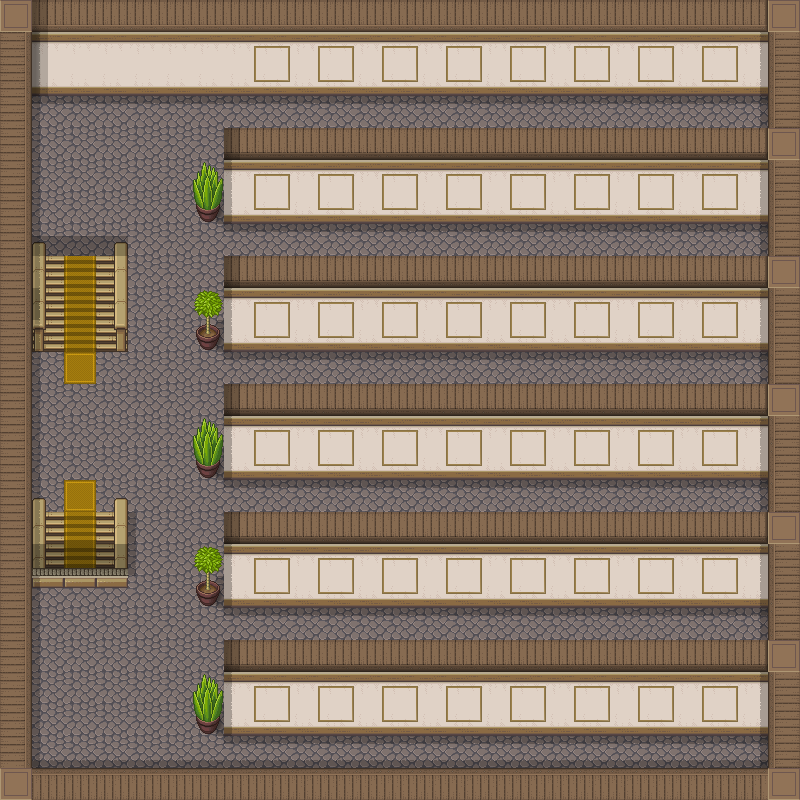

Tiled map render using the project's own tile images. Description and the map definition, with tile-layer contents summarised, below:
An orthogonal 25x25 tile map with 32x32 px tiles, 5 tile layers (Tile Layer 1, Tile Layer 2, Tile Layer 3, Tile Layer 4, ...), 5 tilesets and 66 objects (start, collision-0002, collision-0004, collision-0005, collision-0003, ...).

<map version="1.10" tiledversion="1.10.2" orientation="orthogonal" renderorder="right-down" width="25" height="25" tilewidth="32" tileheight="32" infinite="0" nextlayerid="8" nextobjectid="172">
 <tileset firstgid="1" source="[Base]BaseChip_pipo.tsx" />
 <tileset firstgid="1065" source="../../spritesheets/slates.tsx" />
 <tileset firstgid="2353" source="../../spritesheets/Overworld.tsx" />
 <tileset firstgid="3793" source="../../spritesheets/gallery.tsx" />
 <tileset firstgid="4049" source="power.tsx" />
 <layer id="1" name="Tile Layer 1" width="25" height="25">
  <properties>
   <property name="z" type="int" value="0" />
  </properties>
  <data>[625 cells, 625 non-empty, 16 distinct tile ids]</data>
 </layer>
 <layer id="2" name="Tile Layer 2" width="25" height="25">
  <data>[625 cells, 250 non-empty, 5 distinct tile ids]</data>
 </layer>
 <layer id="3" name="Tile Layer 3" width="25" height="25">
  <data>[625 cells, 36 non-empty, 7 distinct tile ids]</data>
 </layer>
 <objectgroup id="5" name="Object Layer 1">
  <object id="1" name="Start Position" type="start" x="80.466" y="502.382">
   <point />
  </object>
  <object id="20" name="collision-0002" x="25.75" y="768.125" width="742.546" height="6.84469">
   <properties>
    <property name="collision" type="bool" value="true" />
   </properties>
  </object>
  <object id="21" name="collision-0004" x="31.8333" y="87.3333" width="736.606" height="5.8182">
   <properties>
    <property name="collision" type="bool" value="true" />
   </properties>
  </object>
  <object id="22" name="collision-0005" x="25.25" y="87.3258" width="6.45455" height="681.674">
   <properties>
    <property name="collision" type="bool" value="true" />
   </properties>
  </object>
  <object id="23" name="collision-0003" x="768.458" y="87.2273" width="6.85227" height="687.848">
   <properties>
    <property name="collision" type="bool" value="true" />
   </properties>
  </object>
  <object id="110" name="collision-0032" x="224.121" y="672.032" width="543.819" height="62.8447">
   <properties>
    <property name="collision" type="bool" value="true" />
   </properties>
  </object>
  <object id="111" name="collision-0033" x="224.424" y="544.244" width="543.819" height="61.8447">
   <properties>
    <property name="collision" type="bool" value="true" />
   </properties>
  </object>
  <object id="112" name="collision-0034" x="224.424" y="416.244" width="543.819" height="61.8447">
   <properties>
    <property name="collision" type="bool" value="true" />
   </properties>
  </object>
  <object id="113" name="collision-0035" x="224.757" y="287.911" width="543.819" height="62.8447">
   <properties>
    <property name="collision" type="bool" value="true" />
   </properties>
  </object>
  <object id="114" name="collision-0036" x="224.09" y="159.911" width="543.819" height="62.3447">
   <properties>
    <property name="collision" type="bool" value="true" />
   </properties>
  </object>
  <object id="116" name="teleport1" x="45.6364" y="540.909" width="69.2727" height="27.8182">
   <properties>
    <property name="destination" value="gallery" />
    <property name="x" type="int" value="70" />
    <property name="y" type="int" value="615" />
   </properties>
  </object>
  <object id="117" name="collision-0040" x="33.1061" y="498.163" width="12.1212" height="70.3407">
   <properties>
    <property name="collision" type="bool" value="true" />
   </properties>
  </object>
  <object id="118" name="collision-0041" x="114.606" y="498.83" width="12.1212" height="70.3407">
   <properties>
    <property name="collision" type="bool" value="true" />
   </properties>
  </object>
  <object id="119" name="collision-0042" x="31.9394" y="568.496" width="95.7879" height="19.0074">
   <properties>
    <property name="collision" type="bool" value="true" />
   </properties>
  </object>
  <object id="120" name="collision-0044" x="33.1894" y="242.496" width="12.1212" height="109.007">
   <properties>
    <property name="collision" type="bool" value="true" />
   </properties>
  </object>
  <object id="121" name="collision-0043" x="114.689" y="243.163" width="12.1212" height="108.341">
   <properties>
    <property name="collision" type="bool" value="true" />
   </properties>
  </object>
  <object id="122" name="collision-0045" x="32.9394" y="255.829" width="94.1212" height="5.00767">
   <properties>
    <property name="collision" type="bool" value="true" />
   </properties>
  </object>
  <object id="123" name="teleport2" x="45.8636" y="261.591" width="69.2727" height="42.3182">
   <properties>
    <property name="destination" value="gallery-offices" />
   </properties>
  </object>
  <object id="124" name="gallery_0011" x="256.578" y="431.847" width="31.25" height="55.4167">
   <properties>
    <property name="CID" value="" />
    <property name="acknowledgements" value="" />
    <property name="artist" value="" />
    <property name="basePrecision" type="int" value="5" />
    <property name="blockchain" value="bitshares" />
    <property name="component" value="gallery" />
    <property name="filetype" value="" />
    <property name="header" value="" />
    <property name="media_qty" type="int" value="1" />
    <property name="narrative" value="" />
    <property name="quoteAssetID" value="1.2.x" />
    <property name="quotePrecision" type="int" value="0" />
    <property name="symbol" value="" />
    <property name="tags" value="" />
   </properties>
  </object>
  <object id="125" name="gallery_0012" x="320.703" y="431.972" width="31.25" height="55.4167">
   <properties>
    <property name="CID" value="" />
    <property name="acknowledgements" value="" />
    <property name="artist" value="" />
    <property name="basePrecision" type="int" value="5" />
    <property name="blockchain" value="bitshares" />
    <property name="component" value="gallery" />
    <property name="filetype" value="" />
    <property name="header" value="" />
    <property name="media_qty" type="int" value="1" />
    <property name="narrative" value="" />
    <property name="quoteAssetID" value="1.2.x" />
    <property name="quotePrecision" type="int" value="0" />
    <property name="symbol" value="" />
    <property name="tags" value="" />
   </properties>
  </object>
  <object id="126" name="gallery_0013" x="384.536" y="432.222" width="31.5833" height="55.0833">
   <properties>
    <property name="CID" value="" />
    <property name="acknowledgements" value="" />
    <property name="artist" value="" />
    <property name="basePrecision" type="int" value="5" />
    <property name="blockchain" value="bitshares" />
    <property name="component" value="gallery" />
    <property name="filetype" value="" />
    <property name="header" value="" />
    <property name="media_qty" type="int" value="1" />
    <property name="narrative" value="" />
    <property name="quoteAssetID" value="1.2.x" />
    <property name="quotePrecision" type="int" value="0" />
    <property name="symbol" value="" />
    <property name="tags" value="" />
   </properties>
  </object>
  </objectgroup>
 <layer id="4" name="Tile Layer 4" width="25" height="25">
  <properties>
   <property name="z" type="int" value="1" />
  </properties>
  <data>[625 cells, 22 non-empty, 3 distinct tile ids]</data>
 </layer>
 <layer id="7" name="Tile Layer 5" width="25" height="25">
  <data>[625 cells, 204 non-empty, 8 distinct tile ids]</data>
 </layer>
</map>
<!-- 45 of 66 objects omitted -->
